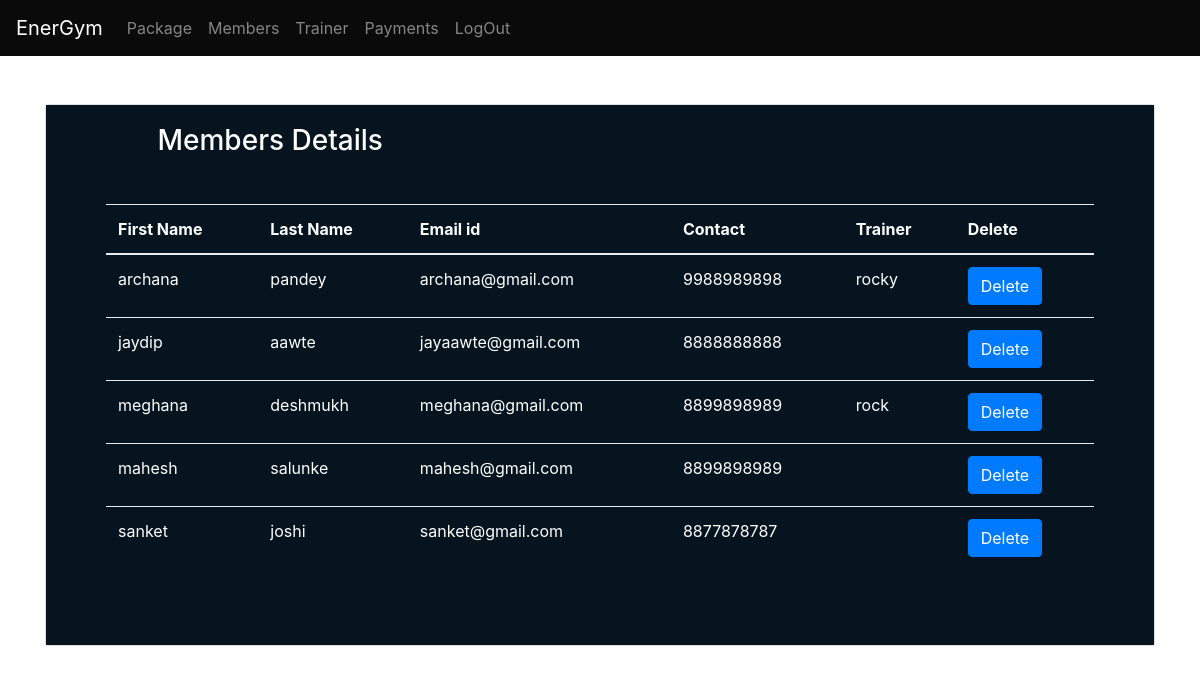
The page /member_details.php on the database its author committed.
### tables this page shows
CREATE TABLE `members` (
  `member_id` int(11) NOT NULL,
  `fname` varchar(40) NOT NULL,
  `lname` varchar(40) NOT NULL,
  `email` varchar(40) NOT NULL,
  `username` varchar(50) NOT NULL,
  `password` varchar(50) NOT NULL,
  `contact` varchar(40) NOT NULL,
  `member_trainer` int(11) NOT NULL DEFAULT '0',
  `gender` varchar(20) NOT NULL DEFAULT 'male',
  `package` int(11) NOT NULL,
  `payment` int(11) NOT NULL,
  `batch` int(11) NOT NULL,
  `status` varchar(10) NOT NULL
);

CREATE TABLE `trainer` (
  `Trainer_id` int(20) NOT NULL,
  `Name` varchar(40) NOT NULL,
  `phone` bigint(20) NOT NULL,
  `address` varchar(50) NOT NULL,
  `specialist` varchar(30) NOT NULL,
  `sallary` bigint(20) NOT NULL
);

### function.php (the view, shortened to what this page needs)
<?php
$con=mysqli_connect("localhost","root","","energym");
 function get_member_details(){
    global $con;
    $query="select * from members";
    $member_details=mysqli_query($con,$query);
    while ($row=mysqli_fetch_array($member_details)){
         $fname=$row ['fname'];
    $lname=$row['lname'];
    $email=$row['email'];
    $contact=$row['contact'];
    $member_trainer=$row['member_trainer'];
    $query2="select * from trainer where Trainer_id=".$member_trainer;
    $trainer=mysqli_query($con,$query2);
    $trainer_name=mysqli_fetch_array($trainer);
      echo '<tr>
          <td>'.$fname.'</td>
        <td>'.$lname.'</td>
            <td>'.$email.'</td>
            <td>'.$contact.'</td>
          <td>'.$trainer_name['Name'].'</td>
          <td><a href="includes/deletemember.php?deleteid='.$row['member_id'].'" class="btn btn-primary">Delete</a></td>
        </tr>';
    }
}
?>

### member_details.php (shortened to what this page needs)
<!DOCTYPE html>
<?php include("function.php");?>
<html>
<head>
    <link rel="stylesheet" href="bootstrap/bootstrap.min.css">
</head>
<body>
<?php include "nav.php"?>
 <div class="container mt-5">
<div class="card">
     <div class="card-body" style="background-color:#05141e;color:#ffffff;">
         <div class="row">
             <div class="col-md-1">
             </div>
             <div class="col-md-3"><h3>Members Details</h3></div>
             <div class="col-md-8">
                  </div></div></div>
     <div class="card-body" style="background-color:#05141e;color:#ffffff;">
         <div class="card-body">
    <table class="table table-hover">
        <thead>
     <tr>
     <th>First Name</th>
            <th>Last Name</th>
         <th>Email id</th>
         <th>Contact</th>
         <th>Trainer </th>
         <th>Delete</th>
        </tr>
        </thead>
        <tbody>
          <?php get_member_details(); ?>
        </tbody>
    </table>
     </div>
    </div>
    </div>
    </div>
    </body>
</html>

### nav.php (shortened to what this page needs)
</head>
<body>
<nav class="navbar navbar-expand-lg navbar-dark" style="background:#0a0a0a;">
  <div class="collapse navbar-collapse" id="navbarTogglerDemo01">
    <a class="navbar-brand" href="admin-panel.php">
      EnerGym
    </a>
    <ul class="navbar-nav mr-auto mt-2 mt-lg-0 text-white">
      <li class="nav-item">
        <a class="nav-link" href="package.php">Package</a>
      </li>
      <li class="nav-item">
        <a class="nav-link login" href="member_details.php" id="member">Members</span></a>
      </li>
      <li class="nav-item">
        <a class="nav-link login" href="trainer.php" id="member">Trainer</span></a>
      </li>
      <li class="nav-item">
        <a class="nav-link login" href="payment.php" id="member">Payments</span></a>
      </li>
      <li class="nav-item">
        <a class="nav-link" href="includes/logout.php" id="logout">LogOut</span></a>
      </li>
      <li class="nav-item">
        <a class="nav-link" href="#">
        </span></a>
      </li>
    </ul>
  </div>
</nav>
</body>
</html>

### rows shown on the page
members: fname "archana", lname "pandey", email "archana@gmail.com", contact "9988989898", trainer.Name "rocky"
members: fname "jaydip", lname "aawte", email "jayaawte@gmail.com", contact "8888888888"
members: fname "meghana", lname "deshmukh", email "meghana@gmail.com", contact "8899898989", trainer.Name "rock"
members: fname "mahesh", lname "salunke", email "mahesh@gmail.com", contact "8899898989"
members: fname "sanket", lname "joshi", email "sanket@gmail.com", contact "8877878787"
